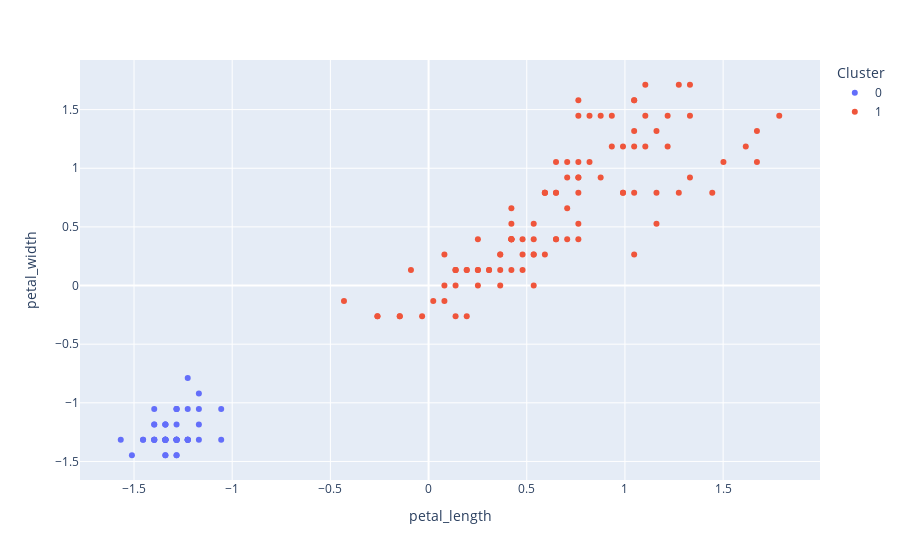

Here is the notebook cell this chart was saved with:
### Code cell
kmeans = KMeans(2)
kmeans.fit(x)
clusters_identificados = kmeans.fit_predict(x)
datos_con_clusters = datos.copy()
datos_con_clusters['petal_length'] = x.T[0]
datos_con_clusters['petal_width'] = x.T[1]
datos_con_clusters['Cluster'] = clusters_identificados
datos_con_clusters["Cluster"] = datos_con_clusters["Cluster"].astype("category")
fig = px.scatter(datos_con_clusters, 
                 x = "petal_length", 
                 y = "petal_width", 
                 color = "Cluster",
#                 size = '', 
                )
fig.show()
